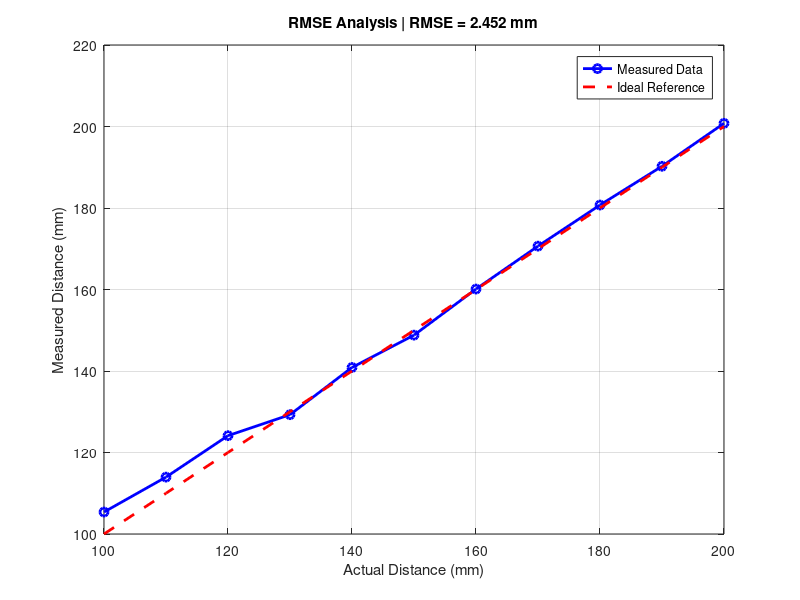
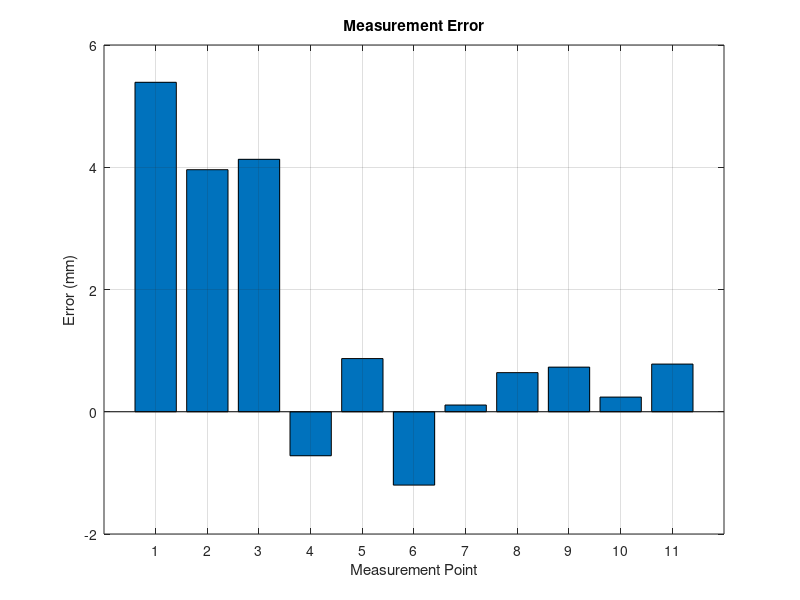

Source code (MATLAB) for these figures, in order:
clc;
clear;
close all;

%% =========================
%% ACTUAL DISTANCE (REFERENCE)
%% =========================

actual = [100 110 120 130 140 150 160 170 180 190 200];

%% =========================
%% MEASURED DISTANCE
%% =========================

measured = [105.39 113.96 124.13 129.28 ...
            140.87 148.80 160.11 170.64 ...
            180.73 190.24 200.78];

%% =========================
%% RMSE CALCULATION
%% =========================

error = measured - actual;

squaredError = error.^2;

meanSquaredError = mean(squaredError);

RMSE = sqrt(meanSquaredError);

%% =========================
%% DISPLAY RESULTS
%% =========================

fprintf('RMSE = %.3f mm\n', RMSE);

%% =========================
%% PLOT
%% =========================

figure;

plot(actual, measured, ...
    'bo-', ...
    'LineWidth', 2);

hold on;

plot(actual, actual, ...
    'r--', ...
    'LineWidth', 2);

grid on;

xlabel('Actual Distance (mm)');

ylabel('Measured Distance (mm)');

title(['RMSE Analysis | RMSE = ', ...
       num2str(RMSE,'%.3f'), ' mm']);

legend('Measured Data', ...
       'Ideal Reference');

%% =========================
%% ERROR BAR GRAPH
%% =========================

figure;

bar(error);

grid on;

xlabel('Measurement Point');

ylabel('Error (mm)');

title('Measurement Error');
